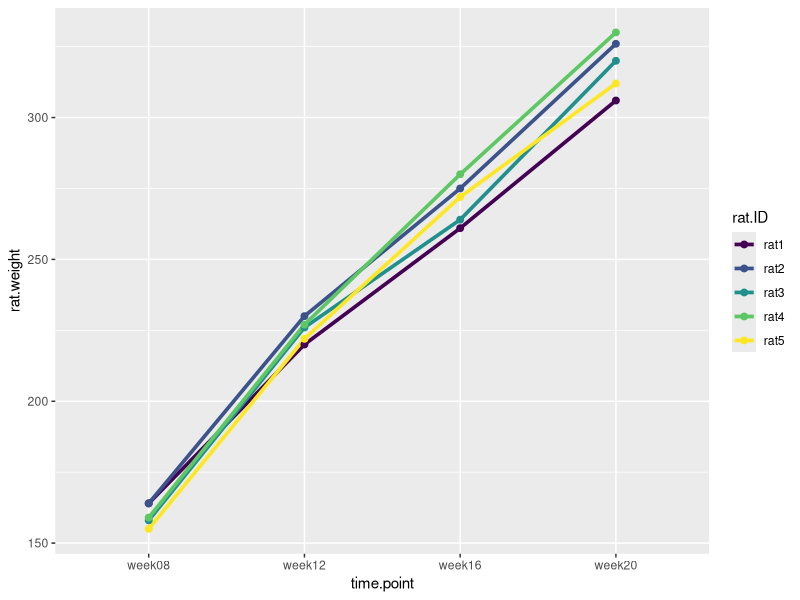

The R script that drew this image:
## ---- chunk 1
knitr::opts_chunk$set(echo = TRUE)

# title: Friedman test
# author: jonathan
# revised: 30/1/2020

WEB <- c("https://bioceed.uib.no/dropfolder/bioSTATS/Rmd/Basic/useful-tests/friedman.html")
GIT <- c("https://github.com/jonathansoule/biostats/blob/master/Basic/useful-tests/friedman.Rmd")
library(ggplot2)
## ---- chunk 2
# response variable
rat.weight <- c(164, 164, 158, 159, 155, 220, 230, 226, 227, 222, 261, 275, 264, 280, 272, 306, 326, 320, 330, 312)

# predictor variables
rat.ID <- as.factor(rep(c("rat1", "rat2", "rat3", "rat4", "rat5"), 4))
time.point <- as.factor(c(rep("week08", 5), rep("week12", 5), rep("week16", 5), rep("week20", 5)))

# dataframe
my.dataframe <- data.frame(rat.ID, time.point, rat.weight)
## ---- chunk 3
ggplot(my.dataframe, aes(x = time.point, y = rat.weight, group = rat.ID, color = rat.ID)) +
  geom_line(size = 1.25) +
  geom_point(size = 2) +
  scale_color_viridis_d()
## ---- chunk 4
friedman.test(rat.weight, time.point, rat.ID)
## ---- chunk 5
friedman.test(rat.weight ~ time.point | rat.ID)
